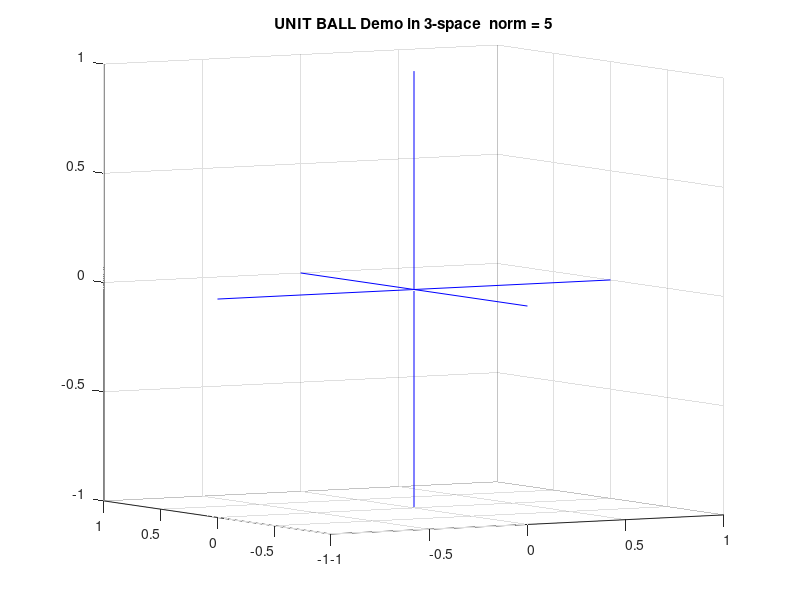

Write MATLAB code to recreate this figure. (Note: this script raises an error after producing the figure.)
function uball3                                     % last updated 10/24/97
%UBALL3 Unit balls in 3-space for vector norms.
%  
%       A demonstration of the shape of the set of all vectors in 3-space
%       whose norm is less than or equal to 1. Input consists of the number
%       of trials and the norm to be used. For instance the 1, 2, 3, ...
%       norms. To use the infinity norm enter inf as the input for the norm. 
%       EXPERIMENT!
%
%       Use in the form  ==> uball3  <==
%
%
%  By: David R. Hill, Mathematics Dept, Temple University
%      Philadelphia, Pa. 19122          Email: hill@math.templ.edu

%=======================================================================
%Code for setting color definition to emulate MATLAB version 4
%within version 5.
%The idea is to try to use the same code for version 4 as 5 with the 
%m-files that accompany  LINEAR ALGEBRA LABS with MATLAB, Second Edition
%                      by Hill and Zitarelli
%                        Prentice Hall, 1996
vers=version;vers=vers(1);
specstr='colordef none';
specstr1='colordef white';
if vers=='5',eval(specstr),end
%=======================================================================

top='                    UNIT BALL DEMO in 3-SPACE';
intro=...
['A demonstration of the shape of the set of all vectors in 3-space   ';
 'whose norm is less than or equal to 1. Input consists of the number ';
 'of trials and the norm to be used. For instance the 1, 2, 3, ...    ';
 'norms. To use the infinity norm enter inf as the input for the norm.'; 
 'EXPERIMENT!                                                         '];
s0='  ';
s1='  Press ENTER to continue.  ';
s2='Norm must be selected positive! Try again.';
m=-1;
while m<=0
   clc,disp(s0),disp(top),disp(s0),disp(intro),disp(s0)
   m=input('Norm = ');disp(s0)
   if m<=0,disp(s2),disp(s1),pause,end  %forcing norm to be positive
end
n=input('Number of trials = ');disp(s0),n=abs(n);
k=1;
if m==inf
   st=['UNIT BALL Demo in 3-space  norm = infinity'];
else
   st=['UNIT BALL Demo in 3-space  norm = ' num2str(m)];
end
figure,set(gcf,'units','normal','position',[0 0 1 1])
lim=[1 -1];z=[0 0];
plot3(lim,z,z,'b',z,lim,z,'b',z,z,lim,'b')
view(-30,5),axis(axis),hold on,grid,title(st),M=zeros(3,2);
for ii=1:n
    v=rand(3,1);t=fix(10*rand);s=fix(10*rand);r=fix(10*rand);
    v=v.*[(-1)^t (-1)^r (-1)^s]';v=v/norm(v,m);M(:,2)=v;
    plot3(M(1,:),M(2,:),M(3,:),'y','erasemode','none'),drawnow
end
plot3(lim,z,z,'b','erasemode','none'),plot3(z,lim,z,'b','erasemode','none')
plot3(z,z,lim,'b','erasemode','none'),plot3(0,0,0,'r+','erasemode','none')
plot3([-1 -1],[-1 -1],[1 -1],'--r','erasemode','none')
plot3([-1 -1],[1 -1],[1 1],'--r','erasemode','none')
plot3([-1 1],[-1 -1],[1 1],'--r','erasemode','none')
pause(2)
text(.6,.05,'Press ENTER to Continue.','erasemode','none',...
'units','normalized')
pause
hold off
close(gcf)
clc
if vers=='5',eval(specstr1),end
disp('UBALL3 is over!')
